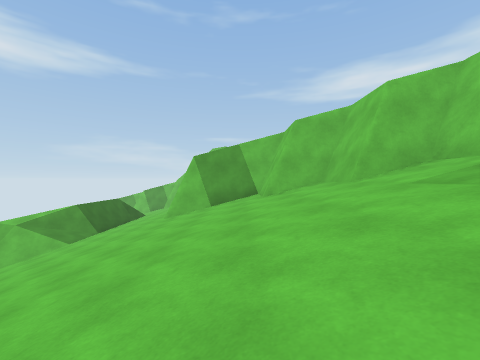
[1] (above)

18 first-person views from a walk through a scene from a Unity 3-D project. The camera is 1.2 m above the floor, looks level and sees 90° across. The floor is counted in squares, 2 m on a side. Each view is taken from the middle of a square. On the plan, view 1 faces up. The plan holds only what a view shows up to about 9 squares ahead; the rest is blank. The place goes on beyond the plan.

[2]
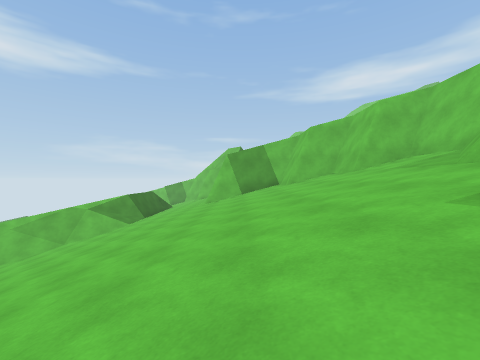

[3]
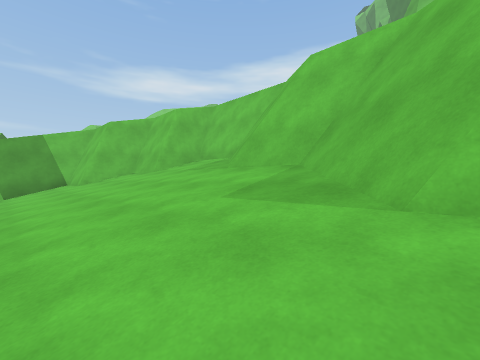

[4]
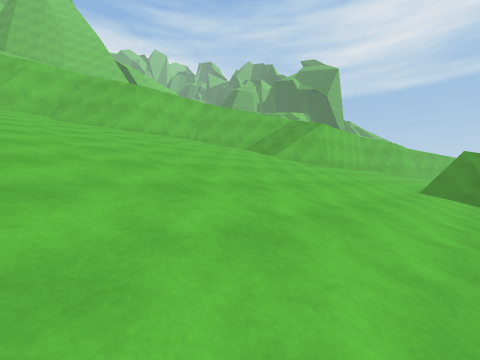

[5]
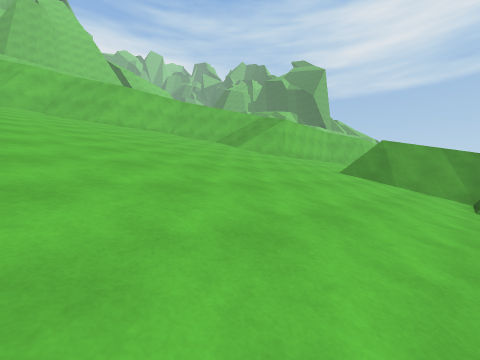

[6]
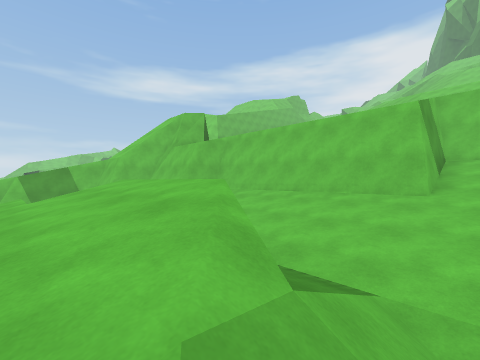

[7]
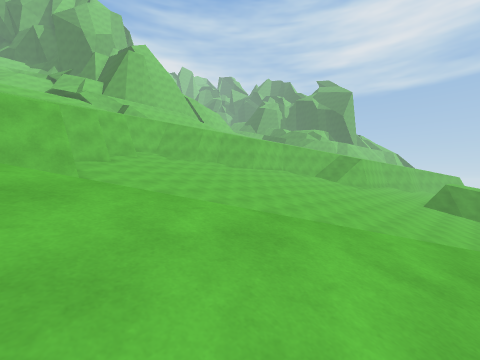

[8]
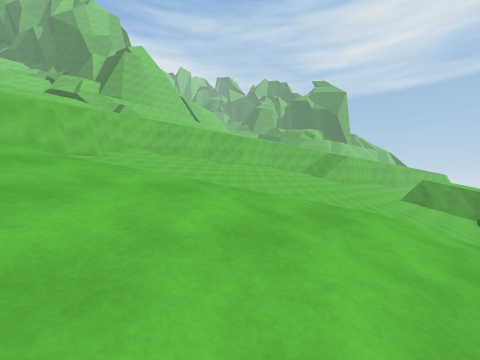

[9]
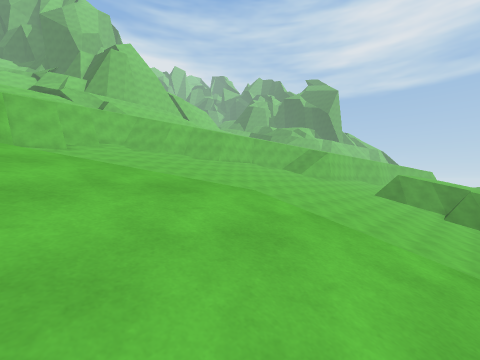

[10]
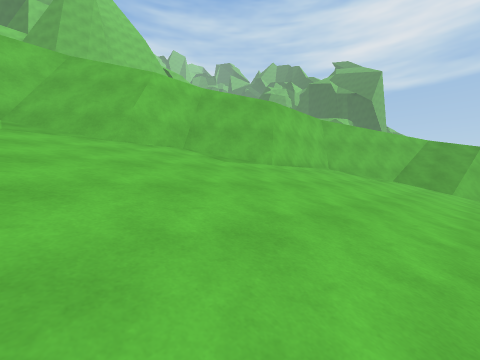

[11]
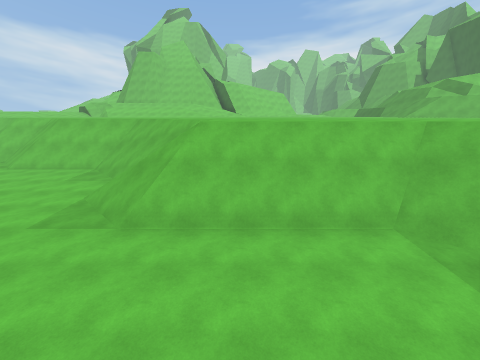

[12]
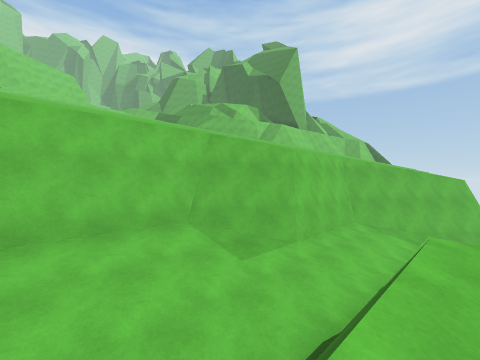

[13]
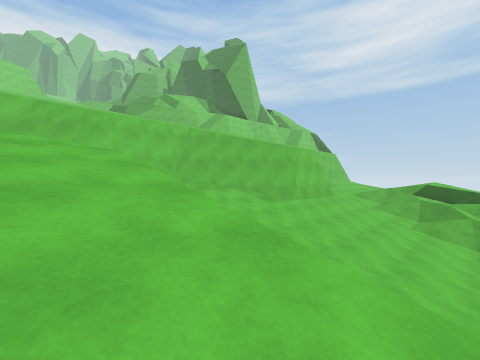

[14]
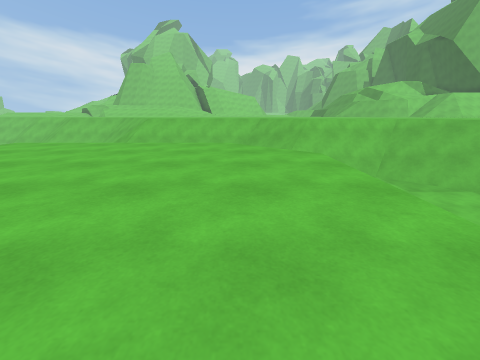

[15]
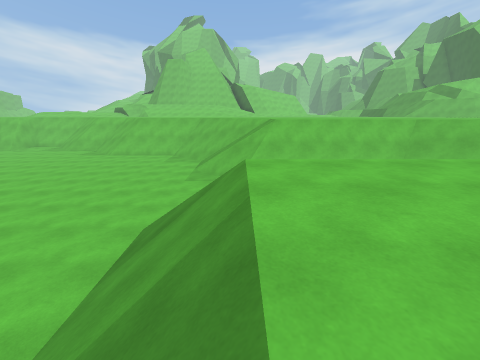

[16]
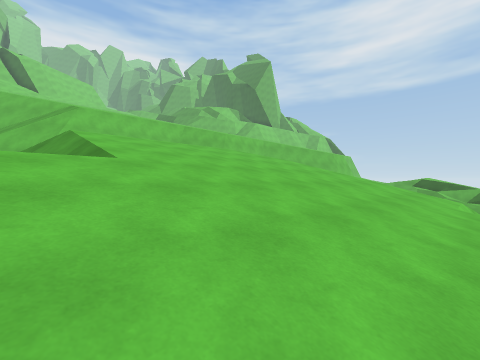

[17]
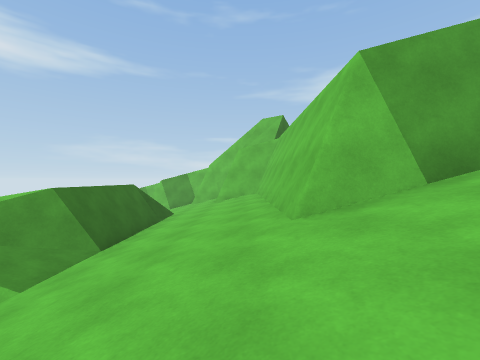

[18]
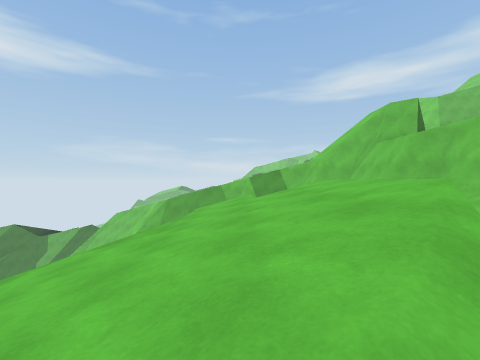

### Floor plan
Key: @ floor where view 1 was taken; # wall or solid block; . main floor; - floor 1.5 m lower than the main floor; : floor 1.75 m higher than the main floor; + floor 3.25 m higher than the main floor; _ floor 3.25 m lower than the main floor; * floor 4.75 m higher than the main floor; % floor 6.5 m higher than the main floor; & floor 9.75 m higher than the main floor; / step, stairs or slope; = window, fence, low wall or low ledge; v drop or lower ground.
Columns run from 14 left of view 1 to 4 right of it. Each row starts with its distance up from view 1.
 16           ##v#
 15           #v
 14      v/  .###
 13      .: /..:#
 12      .::#..:#
 11     /.::#..:#
 10     ..::#..:#
  9     ..::=..:#%%
  8    ...://..:###v
  7    ...///..:+++#
  6    //=//...:+++##v
  5       /....:++++##
  4        ....:+++++*#
  3         ...:+++++*#
  2        ....:+++++##
  1    __--....:++++##&
  0    __--....:++@+#v
 -1    __--....:++++#v
 -2    __--....:+++##
 -3    __--....:+++#
 -4    __--....:+++#
 -5     /--....:+++#
 -6      --....:++#v
 -7 --..///=...=/##
 -8 --..///v..##/#%
 -9 --....:v..#v/%%
-10 --....: ..#v%%%%
-11 --....:v..#v%%%%
-12 --....:#..#v%%%%
-13 /-....//..#v%%%
-14  -.... ..##/%%%
-15        ..#/*% %
-16        ..#**%
-17  ____--..#*
-18  ____--.##
-19  ____--##v

Where each view was taken, in squares from view 1:
view 1: 0 up, 0 right, facing up
view 2: 2 down, 1 left, facing up
view 3: 2 down, 1 left, facing up-right
view 4: 1 up, 8 left, facing down-right
view 5: 1 up, 10 left, facing down-right
view 6: 7 up, 8 left, facing up-right
view 7: 9 up, 9 left, facing down-right
view 8: 9 up, 10 left, facing down-right
view 9: 8 up, 11 left, facing down-right
view 10: 3 up, 3 left, facing down-right
view 11: 10 down, 8 left, facing right
view 12: 10 down, 8 left, facing down-right
view 13: 13 down, 13 left, facing down-right
view 14: 13 down, 13 left, facing right
view 15: 8 down, 11 left, facing right
view 16: 7 down, 14 left, facing down-right
view 17: 5 up, 3 left, facing up
view 18: 7 up, 8 left, facing up
